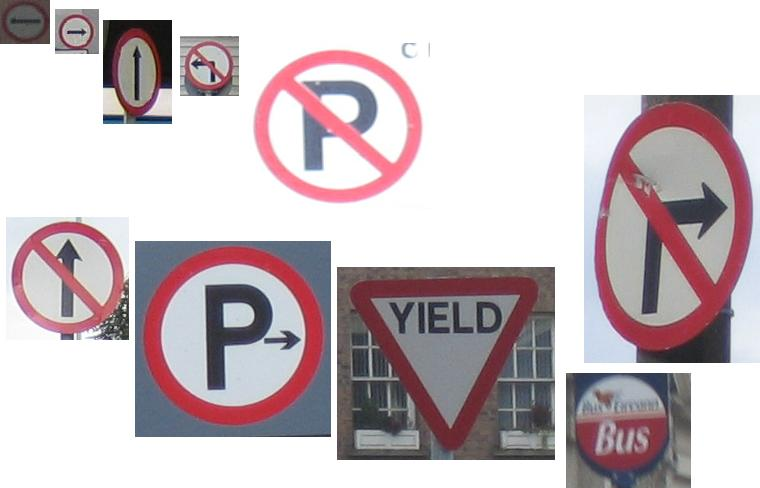
//> input picture road_signs/RealRoadSigns2.JPG, 760 x 488 px
$ ./Source   (built with g++ and OpenCV 4)
//> lines starting //> are read from the running program, lines starting //| are printed output that depends on the picture; after the words box and inside, x2 and y2 are one past the last pixel; in counts of white or black regions, pixels touching at a corner belong together
#include <opencv2\opencv.hpp>
#include <opencv2\ml\ml.hpp>
#include <opencv2\ocl\ocl.hpp>
#include <iostream>

using namespace std;
using namespace cv;
using namespace cv::ocl;

Mat sampleVectors(Mat& img)
{
	Mat tempimg;
	img.convertTo(tempimg,CV_32FC3);
	Mat samples = tempimg.reshape(1,img.rows*img.cols);
	return samples;
}

int main()
{
	int hmin=140,hmax=180;
	int smin=50,smax=255;
	int vmin=0,vmax=255;

	Mat image,hsv_image,t_image;
	namedWindow("image",CV_WINDOW_AUTOSIZE);
	namedWindow("Thresholded",CV_WINDOW_AUTOSIZE);
	namedWindow("detected",CV_WINDOW_AUTOSIZE);
	// [10 lines of commented-out code are left out]

	image=imread("RealRoadSigns2.JPG",CV_LOAD_IMAGE_COLOR);
//> image is the input picture: 488 rows x 760 cols, CV_8UC3; mean B, G, R 193, 188.7, 200.6
	double t1=getTickCount();
	cvtColor(image,hsv_image,CV_BGR2HSV);
//> hsv_image: 488 rows x 760 cols, CV_8UC3; mean H, S, V 62.6, 30, 204.5
	vector<vector<Point> > contours;
	vector<Vec4i> hierarchy;

	//while(true)
	//{
		Mat edges=Mat::zeros(image.rows,image.cols,image.type());
		Mat temp=Mat::zeros(image.rows,image.cols,image.type());

		inRange(hsv_image,Scalar(hmin,smin,vmin),Scalar(hmax,smax,vmax),t_image);
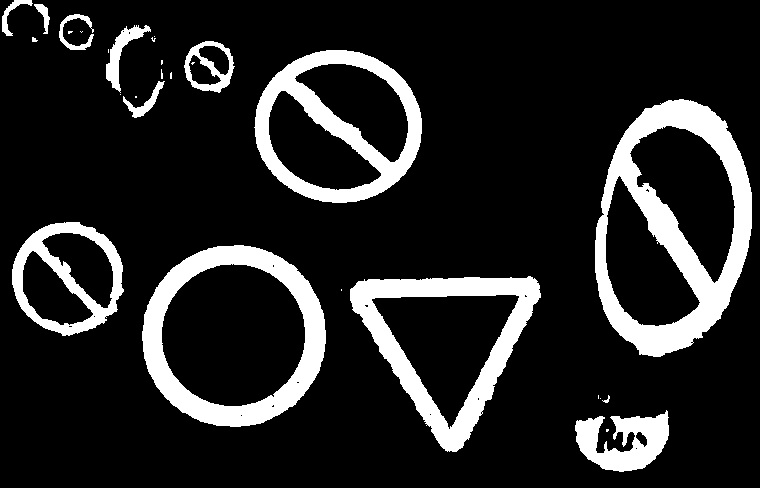
//> t_image: 488 rows x 760 cols, CV_8UC1; 14.7% white; 29 white regions (15 under 20 px), largest, box (x1, y1, x2, y2) and area: (595, 99, 752, 357) 14675, (142, 245, 326, 427) 10345, (350, 276, 541, 452) 9738
		dilate(t_image, t_image, getStructuringElement(MORPH_ELLIPSE, Size(3, 3)) );
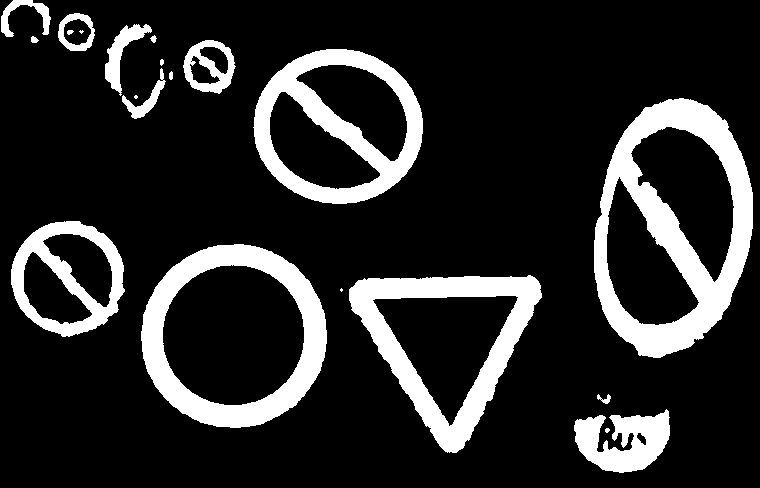
//> t_image: 488 rows x 760 cols, CV_8UC1; 16.5% white; 21 white regions (4 under 20 px)
		//erode(t_image, t_image, getStructuringElement(MORPH_ELLIPSE, Size(3, 3)) );

		findContours(t_image,contours,hierarchy,CV_RETR_EXTERNAL,CV_CHAIN_APPROX_SIMPLE);
//> contours = 19 contours, 4 with area under 20; largest, box (x1, y1, x2, y2) and area: (594, 98, 753, 358) 31488, (141, 244, 327, 428) 26546, (253, 49, 423, 204) 20376, (349, 275, 542, 453) 19980, (11, 221, 125, 337) 9978
		vector<vector<int> >hull(1);
		vector<vector<Point> >hull_pt(1);
		vector<Vec4i> defects;

		if(!contours.empty())
		{
				for(int i=0;i<contours.size();i++)
				{
					if(contourArea(contours[i])>500)
					{
					Rect myRect=boundingRect(contours[i]);
					drawContours(edges,contours,i,Scalar(255,255,255),-1);
					convexHull( Mat(contours[i]), hull[0], false );
					convexHull( Mat(contours[i]), hull_pt[0], false );
					convexityDefects(contours[i], hull[0], defects);

					vector<float> distances;
					for(int x=0;x<defects.size();x++)
					{
						distances.push_back(defects[x][3]);
					}
					cv::sort(distances,distances,CV_SORT_DESCENDING);

					if(distances[0]/256<10)
					{
					Mat image_roi=image(myRect);
					Mat edges_roi=edges(myRect);
					Mat temp_roi=temp(myRect);

					image_roi.copyTo(temp_roi,edges_roi);
					Mat samples=sampleVectors(temp_roi);
					Mat bestLabels, centers, clustered;
					int K = 4;
					cv::kmeans(samples, K, bestLabels,TermCriteria( CV_TERMCRIT_EPS+CV_TERMCRIT_ITER, 10, 1.0),3, KMEANS_PP_CENTERS, centers);
					centers=centers.reshape(3,K);
					centers.convertTo(centers,CV_8UC3);
					bestLabels=bestLabels.reshape(1,image_roi.rows);
					bestLabels.convertTo(bestLabels,CV_8UC1);
					//cvtColor(centers,centers,CV_BGR2GRAY);
					int min=255,index=0;

					for(int x=0;x<4;x++)
					{
						if((float)centers.at<Vec3b>(x,0)[2]>(((float)centers.at<Vec3b>(x,0)[0]*(3))/(2)) && (float)centers.at<Vec3b>(x,0)[2]>(((float)centers.at<Vec3b>(x,0)[1]*(3))/(2)))
						{
							centers.at<Vec3b>(x,0)=Vec3b(0,0,255);
							break;
						}
					}
					for(int x=0;x<4;x++)
					{
						if(centers.at<Vec3b>(x,0)[0]>1 && centers.at<Vec3b>(x,0)[0]<min)
						{
							min=centers.at<Vec3b>(x,0)[0];
							index=x;
						}
					}
					centers.at<Vec3b>(index,0)=Vec3b(0,0,0);
					for(int x=0;x<4;x++)
					{
						if((float)centers.at<Vec3b>(x,0)[2]>((float)centers.at<Vec3b>(x,0)[0]+20) && (float)centers.at<Vec3b>(x,0)[2]>((float)centers.at<Vec3b>(x,0)[1]+20))
						{
							centers.at<Vec3b>(x,0)=Vec3b(0,0,255);
							break;
						}
					}
					for(int x=0;x<4;x++)
					{
						if(centers.at<Vec3b>(x,0)[0]>1)
						{
							centers.at<Vec3b>(x,0)=Vec3b(255,255,255);
							break;
						}
					}
					//cout<<centers<<"\n";

					for(int x=0;x<edges_roi.rows;x++)
					{
						for(int y=0;y<edges_roi.cols;y++)
						{
							temp_roi.at<Vec3b>(x,y)=centers.at<Vec3b>(bestLabels.at<uchar>(x,y),0);
						}
					}
					rectangle(temp,myRect,Scalar(255,0,0),2);
					drawContours( temp, hull_pt, 0, Scalar(0,255,0), 2, 8, vector<Vec4i>(), 0, Point() );
					imshow("detected",temp);
					waitKey(1);
					}}
				}
//> this loop made 19 passes
//> (myRect, min, index) on passes 5, 6, 7, 8, 14, 18: (Rect(349, 275, 193, 178), 73, 3), (Rect(141, 244, 186, 184), 83, 3), (Rect(11, 221, 114, 116), 98, 3), (Rect(594, 98, 159, 260), 70, 1), (Rect(183, 40, 53, 54), 73, 1), (Rect(58, 13, 37, 38), 72, 0)
//> (myRect, min, index) on pass 13: (Rect(253, 49, 170, 155), 149, 3)
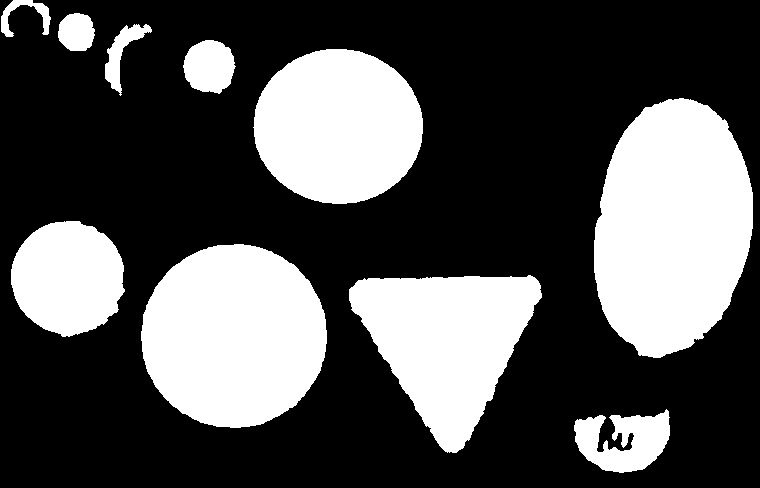
//> edges: 488 rows x 760 cols, CV_8UC3; 32% white; 10 white regions, largest, box (x1, y1, x2, y2) and area: (594, 98, 753, 358) 31803, (141, 244, 327, 428) 26811, (253, 49, 423, 204) 20606
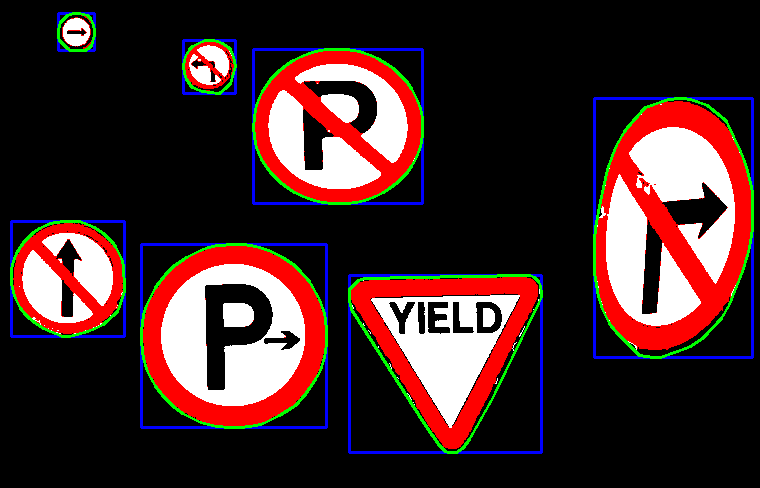
//> temp: 488 rows x 760 cols, CV_8UC3; mean B, G, R 40.3, 40.2, 65
//> after the loop, defects = 8 items: [1, 3, 2, 142], [3, 5, 4, 285], [6, 11, 8, 181], [12, 52, 30, 8062], [53, 57, 54, 290], [58, 60, 59, 389], [61, 63, 62, 154], [63, 66, 64, 662]
		}

		if(!edges.empty())
			imshow("Thresholded",edges);
		imshow("image",image);
		imshow("detected",temp);

		double t2 = (getTickCount()-t1)/getTickFrequency();
		cout<<"Time taken = "<<t2;
		waitKey(0);
		//contours.clear();
		//hierarchy.clear();
	//}

	return 0;
}

$ run again, with road_signs/ExampleRoadSigns.JPG copied over road_signs/RealRoadSigns2.JPG
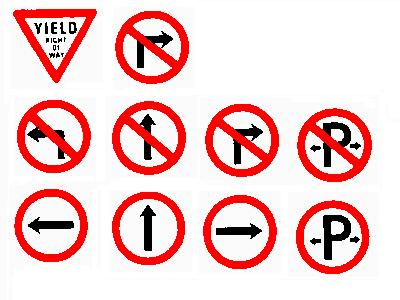
//> input picture road_signs/ExampleRoadSigns.JPG, 400 x 300 px
//> image is the input picture: 300 rows x 400 cols, CV_8UC3; mean B, G, R 204.7, 205, 240.6
//> hsv_image: 300 rows x 400 cols, CV_8UC3; mean H, S, V 39.7, 46.9, 241.9
//> `inRange(hsv_image,Scalar(hmin,smin,vmin),Scalar(hmax,smax,vmax),t_imag..`:
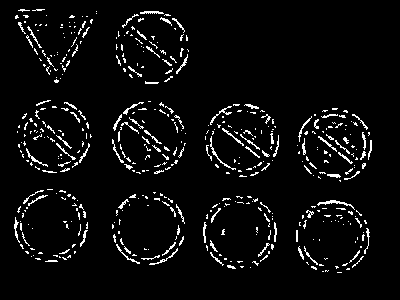
//> t_image: 300 rows x 400 cols, CV_8UC1; 5% white in thin lines or dots, all inside (x1, y1, x2, y2) = (14, 9, 372, 273)
//> `dilate(t_image, t_image, getStructuringElement(MORPH_ELLIPSE, Size(3, ..`:
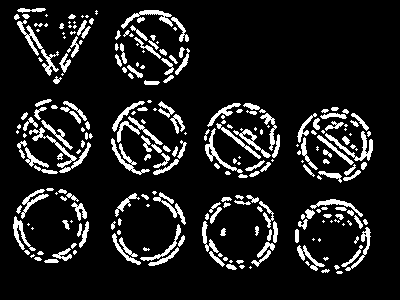
//> t_image: 300 rows x 400 cols, CV_8UC1; 11.5% white; 255 white regions (92 under 20 px)
//> contours = 255 contours, 139 with area under 20; largest, box (x1, y1, x2, y2) and area: (17, 20, 59, 76) 312, (325, 131, 373, 161) 264, (205, 128, 243, 173) 224, (111, 138, 150, 175) 218, (121, 10, 173, 29) 210

$ run again, with road_signs/GoLeft.JPG copied over road_signs/RealRoadSigns2.JPG
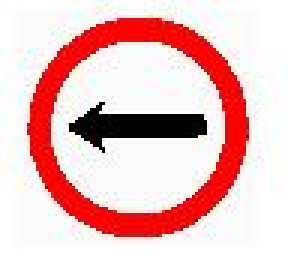
//> input picture road_signs/GoLeft.JPG, 97 x 86 px (shown 3 times larger)
//> image is the input picture: 86 rows x 97 cols, CV_8UC3; mean B, G, R 192, 192.6, 236.1
//> hsv_image: 86 rows x 97 cols, CV_8UC3; mean H, S, V 51.4, 55.8, 237.8
//> `inRange(hsv_image,Scalar(hmin,smin,vmin),Scalar(hmax,smax,vmax),t_imag..`:
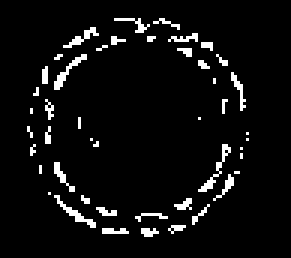
//> t_image: 86 rows x 97 cols, CV_8UC1 (shown 3 times larger); 5.4% white in thin lines or dots, all inside (x1, y1, x2, y2) = (9, 6, 83, 79)
//> `dilate(t_image, t_image, getStructuringElement(MORPH_ELLIPSE, Size(3, ..`:
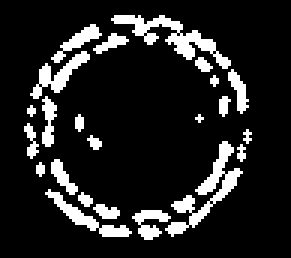
//> t_image: 86 rows x 97 cols, CV_8UC1 (shown 3 times larger); 13.5% white; 23 white regions (11 under 20 px)
//> contours = 23 contours, 12 with area under 20; largest, box (x1, y1, x2, y2) and area: (55, 47, 81, 79) 148, (37, 5, 77, 23) 144, (15, 63, 44, 79) 76, (10, 17, 30, 33) 76, (17, 8, 34, 21) 48
//> the loop `for(int i=0;i<contours.size();i++)` made 23 passes
